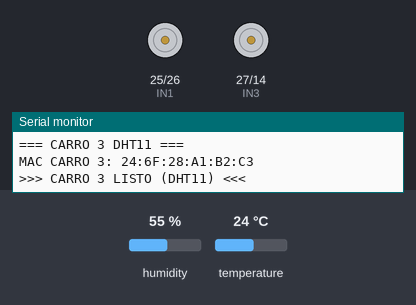
A sketch run on a simulated ESP32. Parts: motor-driver pin pairs drawn as motors (green arrow = first pin HIGH = forward, orange = second pin HIGH = backward, longer = more drive, scaled by the enable pin), the last lines printed to the serial monitor. Inputs (shaded band) come from the test bench; at power-on: temperature 24 °C, humidity 55 %.

Above: at 4.8 s.
4.9 s: temperature set to 28 °C
11.5 s: temperature set to 31 °C
At 15.6 s:
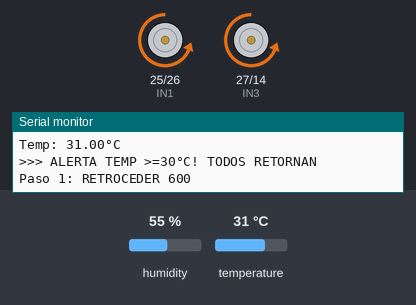
Timing chart, 0 to 17.2 s (numbered marks = the images above; inputs shaded):
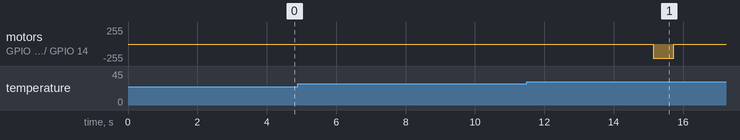

Measured:
- the behaviour switches between 29 and 30 °C on temperature (found by bisection; images 0 and 1)
- after the input at 11.5 s, motor on GPIO 25 (IN1) / GPIO 26 (IN2), motor on GPIO 27 (IN3) / GPIO 14 (IN4): stopped → backward 210/255 after 3.6 s, → stopped 0.60 s later

The sketch:

carro3_final_SECUENCIAL.ino
```cpp
#include <esp_now.h>
#include <WiFi.h>
#include <DHT.h>
#include "soc/soc.h"
#include "soc/rtc_cntl_reg.h"

// DHT11
#define DHTPIN 4
#define DHTTYPE DHT11
DHT dht(DHTPIN, DHTTYPE);

// === DEFINICIONES ===
enum MoveType { FORWARD, BACKWARD, TURN_RIGHT, TURN_LEFT };
struct Move { MoveType type; int value; };

// Pines motores
int IN1 = 25, IN2 = 26, IN3 = 27, IN4 = 14, ENA = 12, ENB = 13;
int velAvance = 210;

// MACs (TUS MACs CORRECTAS)
uint8_t motherMAC[] = {0xD0, 0xEF, 0x76, 0x32, 0x31, 0x34};
uint8_t car1MAC[] = {0x1C, 0x69, 0x20, 0x94, 0x49, 0x30};
uint8_t car2MAC[] = {0x08, 0xA6, 0xF7, 0x47, 0x00, 0x68};

bool started = false, ejecutando = false;
unsigned long stepStart = 0;
int currentStep = 0;
bool isForward = true;
int pathLength = 1;
bool tempAlertSent = false;

Move forwardPath[] = {{FORWARD, 600}};
Move returnPath[] = {{BACKWARD, 600}};

void motoresAvanzar(int vel) { digitalWrite(IN1,HIGH); digitalWrite(IN2,LOW); digitalWrite(IN3,HIGH); digitalWrite(IN4,LOW); analogWrite(ENA,vel); analogWrite(ENB,vel); }
void motoresRetroceder(int vel) { digitalWrite(IN1,LOW); digitalWrite(IN2,HIGH); digitalWrite(IN3,LOW); digitalWrite(IN4,HIGH); analogWrite(ENA,vel); analogWrite(ENB,vel); }
void motoresGiroDerecha(int vel) { digitalWrite(IN1,LOW); digitalWrite(IN2,HIGH); digitalWrite(IN3,HIGH); digitalWrite(IN4,LOW); analogWrite(ENA,vel); analogWrite(ENB,vel); }
void motoresGiroIzquierda(int vel) { digitalWrite(IN1,HIGH); digitalWrite(IN2,LOW); digitalWrite(IN3,LOW); digitalWrite(IN4,HIGH); analogWrite(ENA,vel); analogWrite(ENB,vel); }
void motoresParar() { digitalWrite(IN1,LOW); digitalWrite(IN2,LOW); digitalWrite(IN3,LOW); digitalWrite(IN4,LOW); analogWrite(ENA,0); analogWrite(ENB,0); }

void sendTemp(float temp) { esp_now_send(motherMAC, (uint8_t*)&temp, sizeof(float)); }
void sendReady() { uint8_t ready = 0x99; esp_now_send(motherMAC, &ready, 1); }

void OnDataRecv(const esp_now_recv_info_t *recv_info, const uint8_t *data, int len) {
  if (len == 1 && memcmp(recv_info->src_addr, motherMAC, 6) == 0) {
    uint8_t cmd = data[0];
    Serial.print(">>> Recibido de Madre: 0x"); Serial.println(cmd, HEX);
    started = false; ejecutando = false; currentStep = 0; tempAlertSent = false;

    switch(cmd) {
      case 0x01: Serial.println(">>> AVANZAR"); isForward = true; started = true; break;
      case 0x02: Serial.println(">>> RETROCEDER"); isForward = false; started = true; break;
      case 0x99: Serial.println(">>> TEST OK"); break;
    }
  }
}

bool setupESPNOW() {
  pinMode(IN1,OUTPUT); pinMode(IN2,OUTPUT); pinMode(IN3,OUTPUT); pinMode(IN4,OUTPUT);
  pinMode(ENA,OUTPUT); pinMode(ENB,OUTPUT); motoresParar();
  WRITE_PERI_REG(RTC_CNTL_BROWN_OUT_REG, 0);
  WiFi.mode(WIFI_STA);
  Serial.print("MAC CARRO 3: "); Serial.println(WiFi.macAddress());
  if (esp_now_init() != ESP_OK) return false;

  esp_now_peer_info_t peer = {0}; peer.channel = 1; peer.encrypt = false;
  memcpy(peer.peer_addr, motherMAC, 6); esp_now_add_peer(&peer);
  memcpy(peer.peer_addr, car1MAC, 6); esp_now_add_peer(&peer);
  memcpy(peer.peer_addr, car2MAC, 6); esp_now_add_peer(&peer);
  esp_now_register_recv_cb(OnDataRecv);
  return true;
}

void setup() {
  Serial.begin(115200); delay(3000);
  Serial.println("\n=== CARRO 3 DHT11 ===");
  dht.begin();
  if (!setupESPNOW()) while(1);
  delay(500); sendReady(); delay(100);
  Serial.println("\n>>> CARRO 3 LISTO (DHT11) <<<");
}

void loop() {
  if (started && currentStep < pathLength) {
    Move move = isForward ? forwardPath[currentStep] : returnPath[currentStep];
    if (!ejecutando) {
      ejecutando = true; stepStart = millis();
      Serial.print("Paso "); Serial.print(currentStep+1); Serial.print(": ");
      switch(move.type) {
        case FORWARD: motoresAvanzar(velAvance); Serial.print("AVANZAR "); break;
        case BACKWARD: motoresRetroceder(velAvance); Serial.print("RETROCEDER "); break;
        case TURN_RIGHT: motoresGiroDerecha(velAvance); Serial.print("GIRO DERECHA "); break;
        case TURN_LEFT: motoresGiroIzquierda(velAvance); Serial.print("GIRO IZQUIERDA "); break;
      }
      Serial.println(move.value);
    }
    else if (millis() - stepStart >= move.value) {
      motoresParar(); ejecutando = false; Serial.println("✓ Completado");
      currentStep++; delay(300);
      if (currentStep >= pathLength) {
        Serial.println(isForward ? ">>> LLEGUE AL DESTINO!" : ">>> REGRESE A INICIO!");
        started = false;

        // 🔥 RETORNO SECUENCIAL 3→2→1
        if (tempAlertSent) {
          delay(1000);
          uint8_t cmd = 0x02;
          esp_now_send(car2MAC, &cmd, 1);
          Serial.println("✓ Carro 2 RETORNA");
          delay(7000); // Espera C2

          esp_now_send(car1MAC, &cmd, 1);
          Serial.println("✓ Carro 1 RETORNA");
          Serial.println(">>> RETORNO SECUENCIAL COMPLETO!");
        }
      }
    }
  }

  static unsigned long lastTemp = 0;
  if (millis() - lastTemp > 5000) {
    float temp = dht.readTemperature();
    if (!isnan(temp)) {
      sendTemp(temp);
      Serial.print("Temp: "); Serial.print(temp); Serial.println("°C");
      if (temp >= 30 && !tempAlertSent && !started) {
        Serial.println(">>> ALERTA TEMP >=30°C! TODOS RETORNAN");
        tempAlertSent = true;
        uint8_t cmd = 0x02;
        esp_now_send(motherMAC, &cmd, 1);
        isForward = false; started = true; currentStep = 0;
      }
    }
    lastTemp = millis();
  }
  delay(50);
}
```
